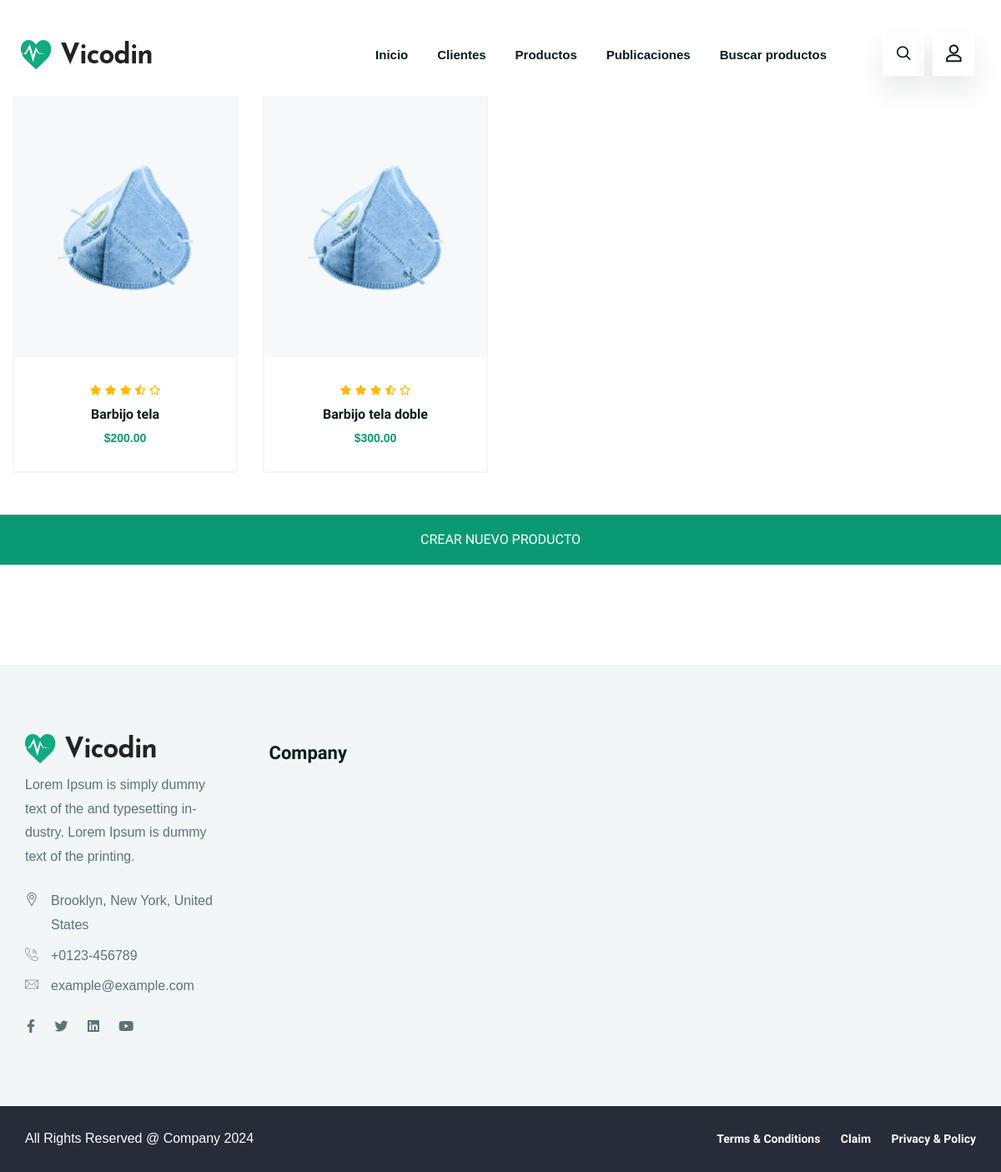
The page /producto-list/ (signed in) on the database as committed earlier.
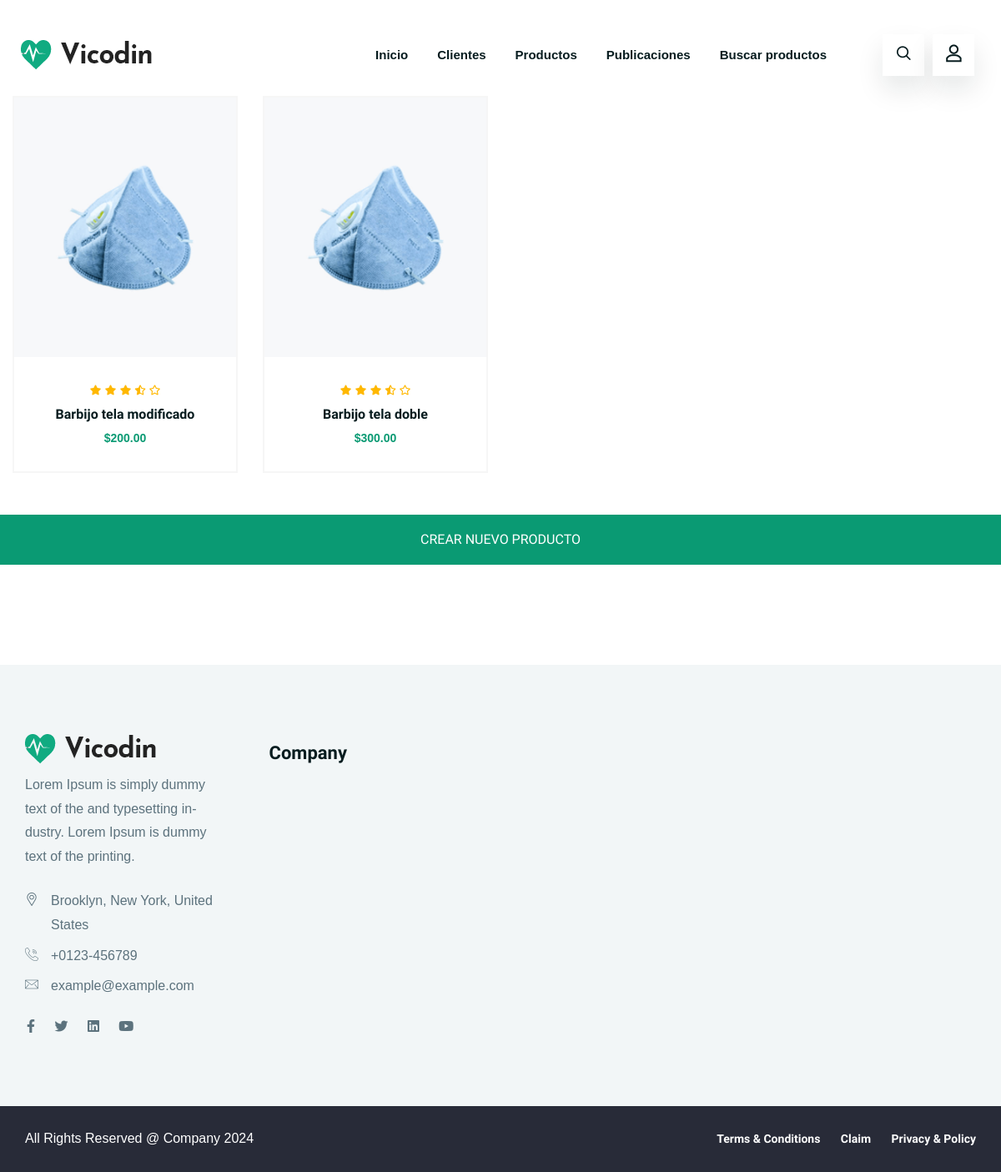
The same page on the database as committed later.
### Vicodin/models.py (models this page shows, shortened)
class Producto(models.Model):
    name = models.CharField(max_length=100)
    description = models.TextField()
    price = models.DecimalField(max_digits=10, decimal_places=2)

### Vicodin/views.py (the view)
# urls.py: path('producto-list/', views.ProductoListView.as_view(), name="ProductoList"),
class ProductoListView(LoginRequiredMixin, ListView):
    model = Producto
    template_name = "Vicodin/vbc/producto_list.html"
    def get(self, request, *args, **kwargs):
        return super().get(request, *args, **kwargs)

### Vicodin/templates/Vicodin/vbc/producto_list.html (shortened to what this page needs)
{% extends 'Vicodin/base.html' %}
{% load static %}
{% block main %}
<div class="ltn__product-area ltn__product-gutter mb-120">
    <div class="container">
        <div class="row">
            <div class="col-lg-12">
                <div class="tab-content">
                    <div class="tab-pane fade active show" id="liton_product_grid">
                        <div class="ltn__product-tab-content-inner ltn__product-grid-view">
                            <div class="row">
                                {% if not object_list %}
                                <div class="col-12">
                                    <p>No se encontraron los productos buscados.</p>
                                </div>
                                {% else %}
                                {% for producto in object_list %}
                                <div class="col-xl-3 col-lg-4 col-sm-6 col-6">
                                    <div class="ltn__product-item ltn__product-item-3 text-center">
                                        <div class="product-img">
                                            <a href="#"><img src="{% static 'Vicodin/assets/img/product/12.png' %}"
                                                    alt="#"></a>
                                        </div>
                                        <div class="product-info">
                                            <div class="product-ratting">
                                                <ul>
                                                    <li><a href="#"><i class="fas fa-star"></i></a></li>
                                                    <li><a href="#"><i class="fas fa-star"></i></a></li>
                                                    <li><a href="#"><i class="fas fa-star"></i></a></li>
                                                    <li><a href="#"><i class="fas fa-star-half-alt"></i></a></li>
                                                    <li><a href="#"><i class="far fa-star"></i></a></li>
                                                </ul>
                                            </div>
                                            <h2 class="product-title"><a href="#">{{producto.name}}</a></h2>
                                            <div class="product-price">
                                                <span>${{producto.price}}</span>
                                            </div>
                                        </div>
                                    </div>
                                </div>
                                {% endfor %}
                                {% endif %}
                                <a href="{% url 'ProductoCreate' %}" class="btn theme-btn-1 btn-effect-1 text-uppercase" >Crear nuevo
                                    Producto</a>
                            </div>
                        </div>
                    </div>
                </div>
            </div>
        </div>
    </div>
</div>
{% endblock main %}

Rows that differ between the two databases and show on the page:
changed Producto: name "Barbijo tela" → "Barbijo tela modificado"
